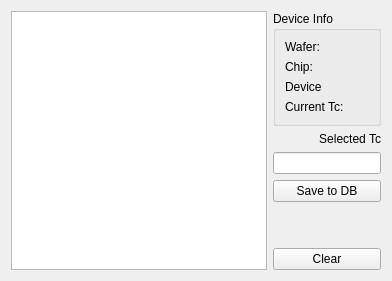
        <widget class="QWidget" name="fix_tc">
         <attribute name="title">
          <string>Fix Tc</string>
         </attribute>
         <layout class="QGridLayout" name="gridLayout_14">
          <item row="0" column="0">
           <widget class="PlotWidget" name="graphicsView_tc"/>
          </item>
          <item row="0" column="1">
           <layout class="QVBoxLayout" name="verticalLayout_6">
            <item>
             <widget class="QGroupBox" name="groupBox_2">
              <property name="title">
               <string>Device Info</string>
              </property>
              <layout class="QVBoxLayout" name="verticalLayout_7">
               <item>
                <widget class="QLabel" name="waferName">
                 <property name="text">
                  <string>Wafer:</string>
                 </property>
                </widget>
               </item>
               <item>
                <widget class="QLabel" name="chipName">
                 <property name="text">
                  <string>Chip:</string>
                 </property>
                </widget>
               </item>
               <item>
                <widget class="QLabel" name="deviceName">
                 <property name="text">
                  <string>Device</string>
                 </property>
                </widget>
               </item>
               <item>
                <widget class="QLabel" name="current_Tc">
                 <property name="sizePolicy">
                  <sizepolicy hsizetype="Minimum" vsizetype="Minimum">
                   <horstretch>0</horstretch>
                   <verstretch>0</verstretch>
                  </sizepolicy>
                 </property>
                 <property name="minimumSize">
                  <size>
                   <width>20</width>
                   <height>0</height>
                  </size>
                 </property>
                 <property name="text">
                  <string>&lt;html&gt;&lt;head/&gt;&lt;body&gt;&lt;p&gt;Current Tc:&lt;/p&gt;&lt;/body&gt;&lt;/html&gt;</string>
                 </property>
                 <property name="wordWrap">
                  <bool>true</bool>
                 </property>
                </widget>
               </item>
              </layout>
             </widget>
            </item>
            <item>
             <widget class="QLabel" name="label_14">
              <property name="text">
               <string>Selected Tc</string>
              </property>
              <property name="alignment">
               <set>Qt::AlignRight|Qt::AlignTrailing|Qt::AlignVCenter</set>
              </property>
             </widget>
            </item>
            <item>
             <widget class="QLineEdit" name="tcEdit">
              <property name="sizePolicy">
               <sizepolicy hsizetype="Minimum" vsizetype="Fixed">
                <horstretch>0</horstretch>
                <verstretch>0</verstretch>
               </sizepolicy>
              </property>
              <property name="readOnly">
               <bool>true</bool>
              </property>
             </widget>
            </item>
            <item>
             <widget class="QPushButton" name="saveTcButton">
              <property name="enabled">
               <bool>true</bool>
              </property>
              <property name="text">
               <string>Save to DB</string>
              </property>
              <property name="checkable">
               <bool>false</bool>
              </property>
             </widget>
            </item>
            <item>
             <spacer name="verticalSpacer_4">
              <property name="orientation">
               <enum>Qt::Vertical</enum>
              </property>
              <property name="sizeHint" stdset="0">
               <size>
                <width>20</width>
                <height>40</height>
               </size>
              </property>
             </spacer>
            </item>
            <item>
             <widget class="QPushButton" name="clearTcButton">
              <property name="text">
               <string>Clear</string>
              </property>
             </widget>
            </item>
           </layout>
          </item>
         </layout>
        </widget>
